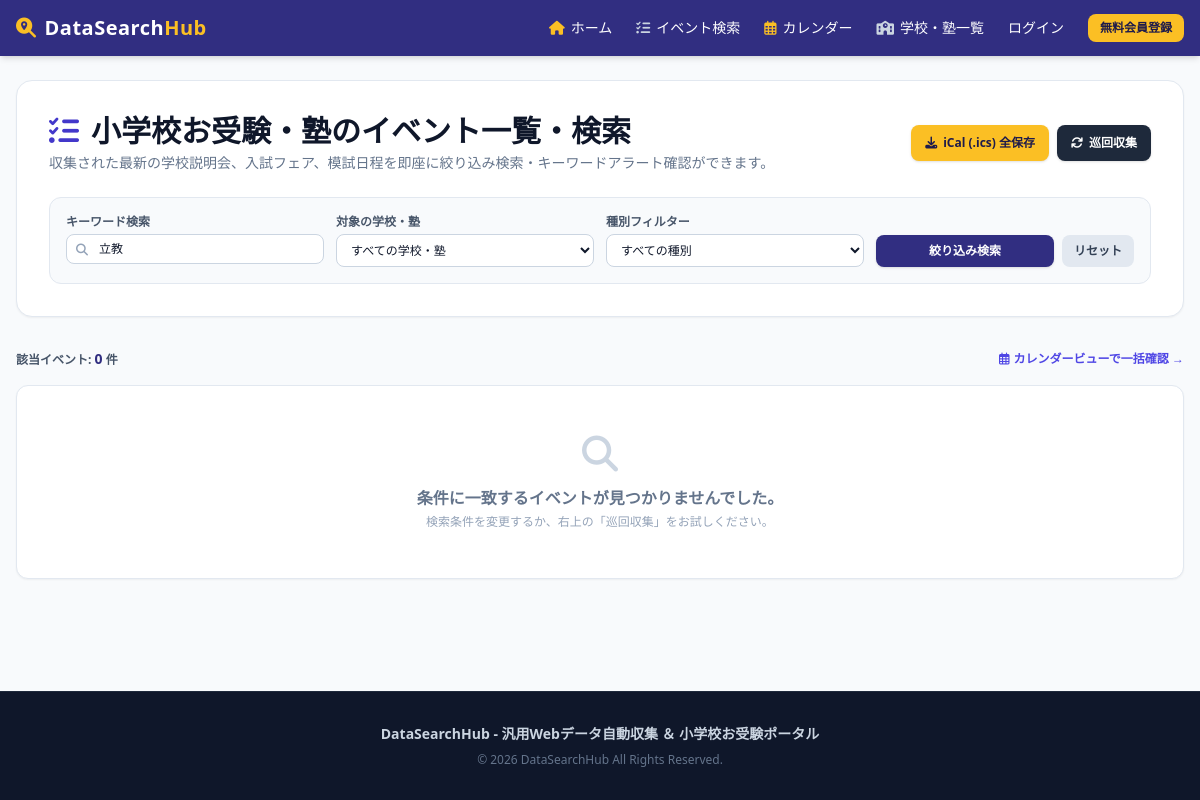
The page /events?q=立教 on the database as committed earlier.
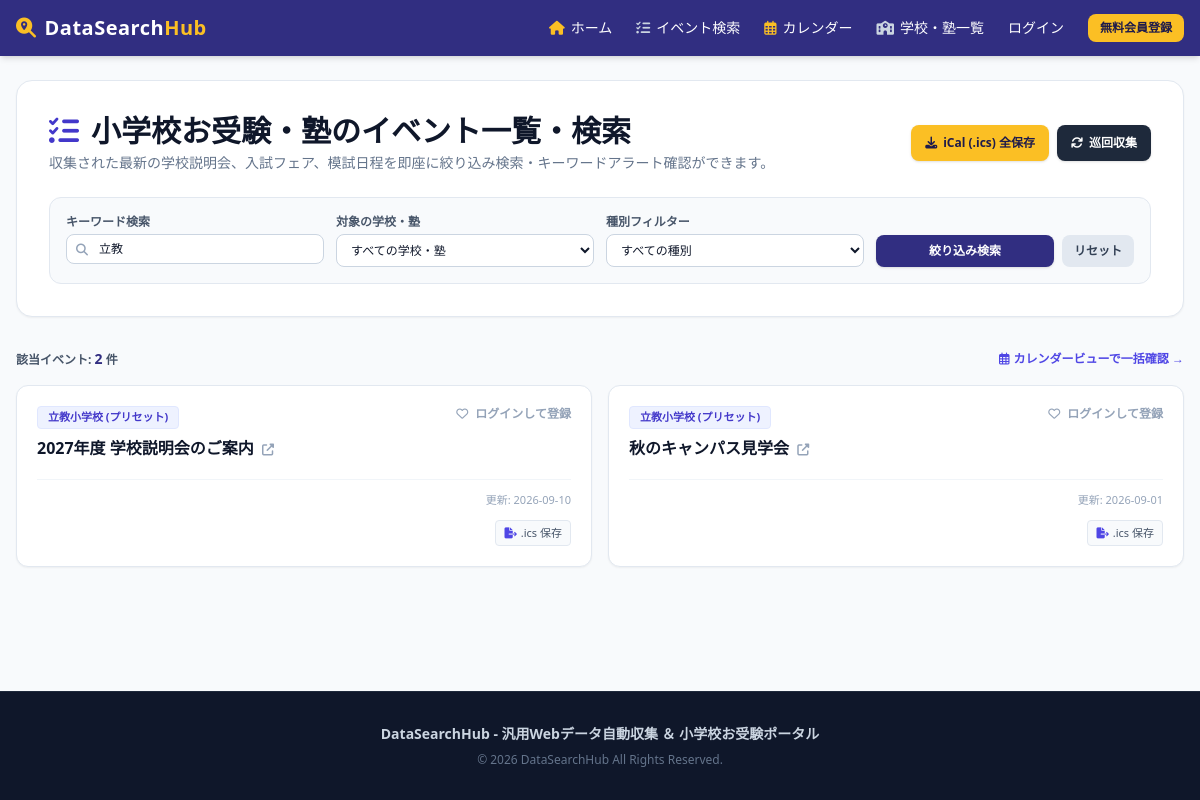
The same page on the database as committed later.
### app/models/schema.py (models this page shows, shortened)
class Event(Base):
    __tablename__ = "events"
    id = Column(Integer, primary_key=True, index=True)
    source_id = Column(Integer, ForeignKey("sources.id"), nullable=False)
    title = Column(String, index=True, nullable=False)
    content = Column(Text, nullable=True)
    url = Column(String, nullable=True)
    published_date = Column(String, nullable=True)                      # 発表日 / 更新日
    event_date = Column(String, index=True, nullable=True)               # イベント開催日・試験日 (YYYY-MM-DD)
    location = Column(String, nullable=True)                            # 開催場所・会場
    created_at = Column(DateTime, default=datetime.utcnow)
    is_notified = Column(Boolean, default=False)                         # メール通知済みフラグ
    source = relationship("Source", back_populates="events")
    notifications = relationship("NotificationLog", back_populates="event", cascade="all, delete-orphan")

class Source(Base):
    __tablename__ = "sources"
    id = Column(Integer, primary_key=True, index=True)
    source_id = Column(String, unique=True, index=True, nullable=False) # e.g. keio_yochisha
    category_id = Column(Integer, ForeignKey("categories.id"), nullable=False)
    name = Column(String, nullable=False)                                # e.g. 慶應義塾幼稚舎
    type = Column(String, nullable=False)                                # e.g. school, cram_school
    url = Column(String, nullable=False)
    schedule_interval_minutes = Column(Integer, default=60)
    selectors_json = Column(Text, nullable=False)                        # スクレイピングルール (JSON文字列)
    last_scraped_at = Column(DateTime, nullable=True)                    # 最終巡回実行日時
    category = relationship("Category", back_populates="sources")
    events = relationship("Event", back_populates="source", cascade="all, delete-orphan")
    favorited_by = relationship("Favorite", back_populates="source", cascade="all, delete-orphan")

### app/main.py (the view)
@app.get("/events", response_class=HTMLResponse)
@app.get("/search", response_class=HTMLResponse)
async def events_search_page(
    request: Request,
    q: Optional[str] = Query(None),
    category: Optional[str] = Query("elementary_school"),
    source_id: Optional[str] = Query(None),
    event_type: Optional[str] = Query(None),
    db: Session = Depends(get_db)
):
    user = get_current_user_optional(request, db)
    categories = db.query(Category).all()
    sources = db.query(Source).all()
    query = db.query(Event).join(Source)
    if category and category != "all":
        current_cat = db.query(Category).filter(Category.category_id == category).first()
        if current_cat:
            query = query.filter(Source.category_id == current_cat.id)
    parsed_source_id = None
    if source_id and source_id.isdigit():
        parsed_source_id = int(source_id)
        query = query.filter(Event.source_id == parsed_source_id)
    if event_type and event_type != "all":
        query = query.filter(Source.type == event_type)
    if q:
        search_term = f"%{q}%"
        query = query.filter(
            or_(
                Event.title.like(search_term),
                Event.content.like(search_term),
                Event.location.like(search_term),
                Source.name.like(search_term)
            )
        )
    events = query.order_by(Event.created_at.desc()).all()
    favorite_source_ids = []
    user_alert_keywords = []
    if user:
        favorite_source_ids = [fav.source_id for fav in user.favorites]
        user_alert_keywords = [alert.keyword for alert in user.keyword_alerts]
    for event in events:
        matched = []
        event_text = f"{event.title} {event.content or ''}"
        for kw in user_alert_keywords:
            if kw and kw.lower() in event_text.lower():
                matched.append(kw)
        event.matched_alerts = matched
    return templates.TemplateResponse(
        request=request,
        name="events.html",
        context={
            "user": user,
            "categories": categories,
            "sources": sources,
            "current_category_id": category,
            "selected_source_id": parsed_source_id,
            "selected_event_type": event_type,
            "search_query": q or "",
            "events": events,
            "favorite_source_ids": favorite_source_ids,
            "user_alert_keywords": user_alert_keywords
        }
    )

### app/templates/events.html (shortened to what the changed rows need)
{% extends "base.html" %}
{% block content %}
<div class="bg-white p-6 md:p-8 rounded-2xl shadow-sm border border-slate-200 mb-8 space-y-6">
    <div class="flex flex-col md:flex-row justify-between items-start md:items-center gap-4">
        <div>
            <h1 class="text-2xl md:text-3xl font-extrabold text-slate-900 flex items-center">
                <i class="fa-solid fa-list-check text-indigo-700 mr-3"></i>小学校お受験・塾のイベント一覧・検索
            </h1>
        </div>
    </div>
</div>
<div class="mb-4 flex justify-between items-center text-xs font-bold text-slate-600">
    <div>
        <span>該当イベント: <strong class="text-indigo-900 text-sm">{{ events|length }}</strong> 件</span>
    </div>
</div>
{% if events %}
<div class="grid grid-cols-1 md:grid-cols-2 gap-4">
    {% for event in events %}
    <div class="bg-white rounded-xl shadow-sm border border-slate-200 p-5 flex flex-col justify-between space-y-3 relative overflow-hidden transition hover:shadow-md hover:border-indigo-200">
        <div>
            <div class="flex justify-between items-start mb-2">
                <span class="text-[11px] font-bold bg-indigo-50 text-indigo-700 px-2.5 py-0.5 rounded border border-indigo-100">
                    {{ event.source.name }}
                </span>
                {% if user %}
                    {% if event.source_id in favorite_source_ids %}
                        <form action="/toggle-favorite" method="post" class="inline">
                            <input type="hidden" name="source_id" value="{{ event.source_id }}">
                            <button type="submit" title="お気に入り解除" class="text-xs bg-rose-50 hover:bg-rose-100 text-rose-600 font-bold px-2.5 py-1 rounded border border-rose-200 transition">
                                <i class="fa-solid fa-heart mr-1 text-rose-500"></i> お気に入り
                            </button>
                        </form>
                    {% else %}
                        <form action="/toggle-favorite" method="post" class="inline">
                            <input type="hidden" name="source_id" value="{{ event.source_id }}">
                            <button type="submit" title="お気に入り追加" class="text-xs bg-slate-100 hover:bg-slate-200 text-slate-700 font-bold px-2.5 py-1 rounded border border-slate-300 transition">
                                <i class="fa-regular fa-heart mr-1"></i> お気に入り追加
                            </button>
                        </form>
                    {% endif %}
                {% else %}
                    <a href="/login" class="text-xs text-slate-400 hover:text-indigo-600 font-bold">
                        <i class="fa-regular fa-heart mr-1"></i> ログインして登録
                    </a>
                {% endif %}
            </div>
            <h3 class="text-base font-bold text-slate-900 mb-2 leading-snug">
                <a href="{{ event.official_url }}" target="_blank" class="hover:text-indigo-600 transition">
                    {{ event.title }} <i class="fa-solid fa-up-right-from-square text-xs text-slate-400 ml-1"></i>
                </a>
            </h3>
        </div>
        <div class="border-t border-slate-100 pt-3 text-xs font-medium text-slate-500 space-y-2">
            <div class="flex flex-wrap justify-between items-center gap-2">
                {% if event.published_date %}
                <span class="text-slate-400 text-[11px]">更新: {{ event.published_date }}</span>
                {% endif %}
            </div>
            <div class="flex justify-end space-x-2 pt-1">
                <a href="/events/{{ event.id }}/ical" class="text-[11px] text-slate-600 hover:text-indigo-700 bg-slate-50 hover:bg-indigo-50 border border-slate-200 px-2 py-1 rounded transition flex items-center">
                    <i class="fa-solid fa-file-export mr-1 text-indigo-600"></i> .ics 保存
                </a>
            </div>
        </div>
    </div>
    {% endfor %}
</div>
{% else %}
<div class="bg-white p-12 rounded-xl shadow-sm border border-slate-200 text-center text-slate-500">
    <i class="fa-solid fa-magnifying-glass text-4xl mb-3 text-slate-300"></i>
    <p class="font-bold">条件に一致するイベントが見つかりませんでした。</p>
    <p class="text-xs text-slate-400 mt-1">検索条件を変更するか、右上の「巡回収集」をお試しください。</p>
</div>
{% endif %}
{% endblock %}

Rows that differ between the two databases and show on the page:
added Event: source.name "立教小学校 (プリセット)", title "2027年度 学校説明会のご案内", published_date "2026-09-10"
added Event: source.name "立教小学校 (プリセット)", title "秋のキャンパス見学会", published_date "2026-09-01"
Other text that changed with them:
{{ events|length }}: "0" → "2"
text no longer shown: "条件に一致するイベントが見つかりませんでした。 検索条件を変更するか、右上の「巡回収集」をお試しください。"
